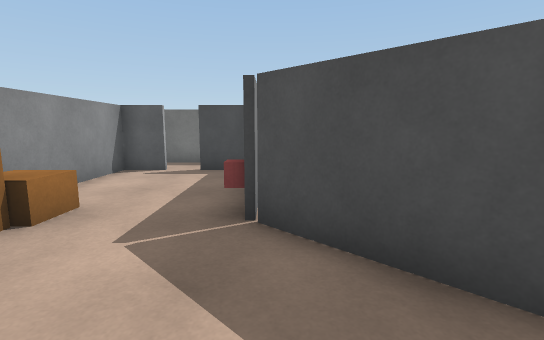
[1] (above)

15 first-person views from a walk through a scene from a Unity 3-D project. The camera is 1.3 m above the floor, tilts 8° down and sees 85° across. Doors are open. The floor is counted in squares, 1 m on a side. Each view is taken from the middle of a square. On the plan, view 1 faces up. The plan holds only what a view shows up to about 14 squares ahead; the rest is blank. The place goes on beyond the plan. The player character is not drawn. Surface patterns are stand-ins for the level's own textures.

[2]
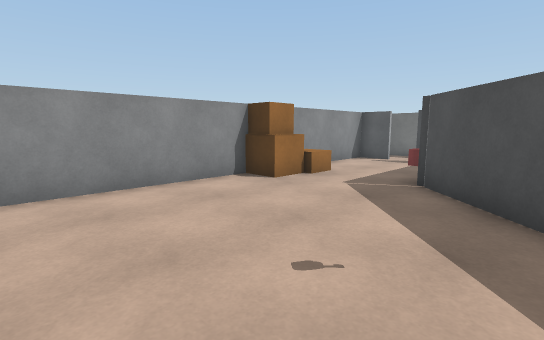

[3]
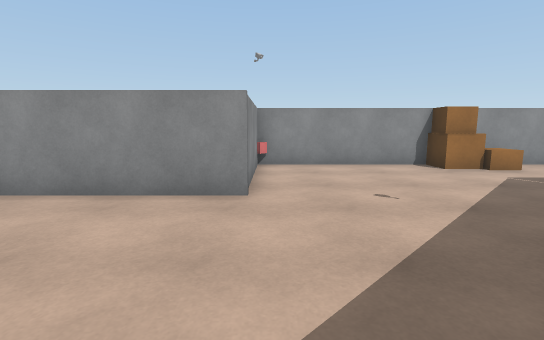

[4]
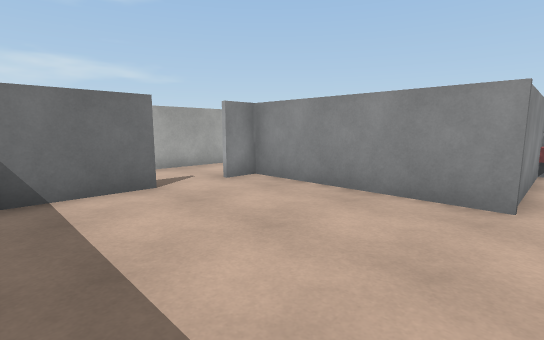

[5]
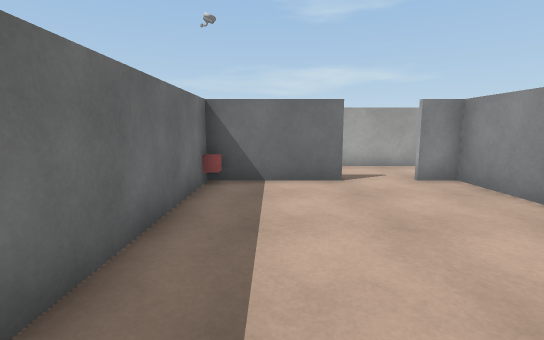

[6]
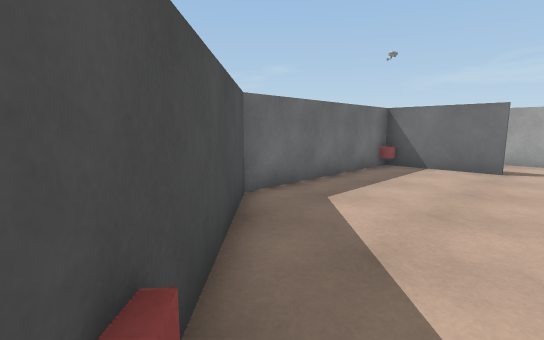

[7]
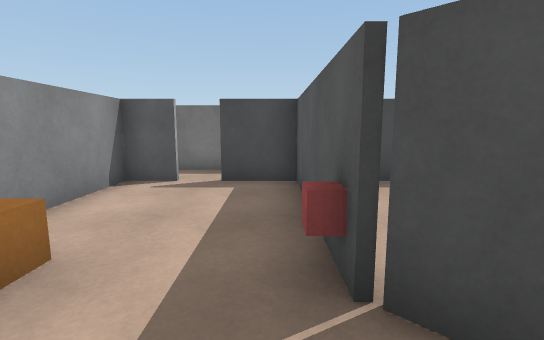

[8]
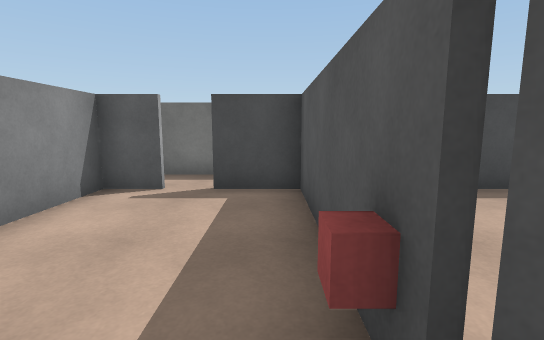

[9]
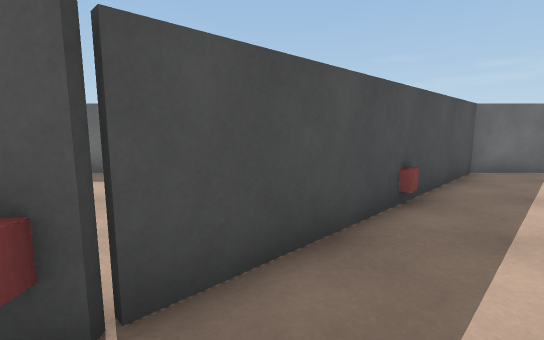

[10]
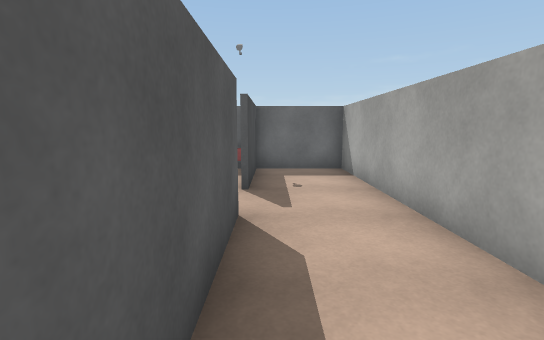

[11]
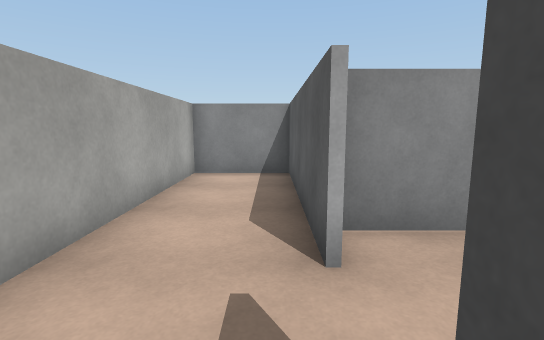

[12]
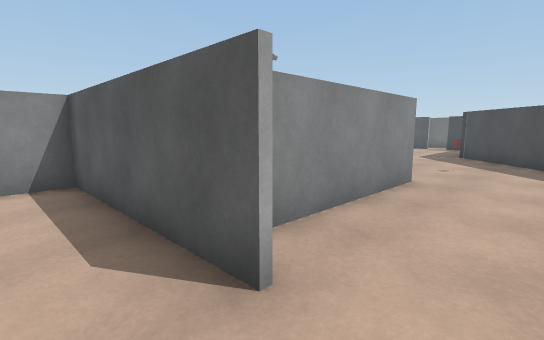

[13]
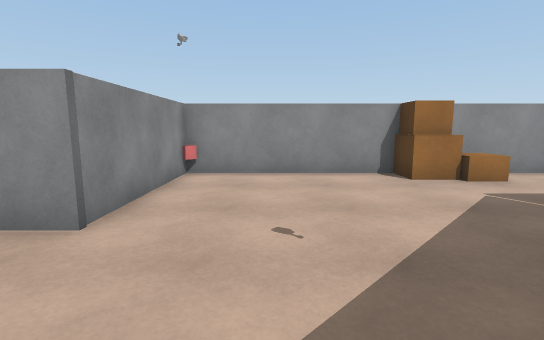

[14]
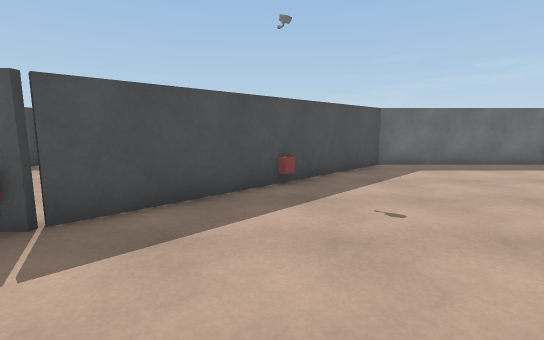

[15]
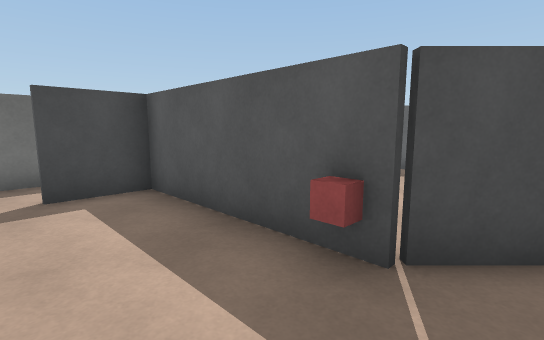

### Floor plan
Points are (right, up) in squares from view 1. A wall is a line through its corners. A room is listed if a view was taken in it or the views show most of it. See-through windows are left out.
Room 1 (views 1, 2, 3, 4, 5, 6, 7, 8, 9, 13, 14, 15)
walls: (3.1, -9.3) (6.6, -9.3) (6.6, -2.8) (-0.4, 4.2) (-0.4, 9.3) (-2.4, 9.3); (-3.2, 9.3) (-4.6, 9.3) (-4.6, -3.5) (0.3, -3.5) (0.3, -9.3) (1.4, -9.3)
ways out: opening at (2.5, -9) to room 2; open door at (-2.5, 9)
objects: other object (-4, -3); other object (-4, 3); other object (-4, 4); other object (-4, 4) to (-3, 5); other object (-1, 4); other object (3, 1); other object (6, -9)
Room 2 (views 10, 11, 12)
walls: (1.4, -9.5) (-1.6, -9.5); (-3.4, -9.5) (-4.6, -9.5) (-4.6, -12.3) (5.6, -12.3); (5.4, -9.5) (3.2, -9.5)
ways out: opening at (2.5, -9) to room 1; opening at (4.5, -10.5) to room 3
Room 3 (no view inside)
walls: (5.6, -12.3) (6.6, -12.3) (6.6, -9.5) (5.4, -9.5)
ways out: opening at (4.5, -10.5) to room 2

Positions as (right, up) in squares from view 1, and headings:
1: (0, 0), facing up
2: (2, -3), facing up-left
3: (6, -3), facing left
4: (6, -3), facing down-left
5: (5, -2), facing down
6: (2, 1), facing down-right
7: (-1, 2), facing up
8: (-1, 3), facing up
9: (-2, 3), facing right
10: (-3, -10), facing right
11: (4, -10), facing left
12: (3, -11), facing up-left
13: (4, -1), facing left
14: (-4, 1), facing right
15: (-3, 3), facing up-right
